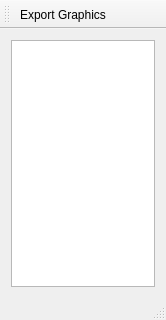
<?xml version="1.0" encoding="UTF-8"?>
<ui version="4.0">
 <class>VibesWindow</class>
 <widget class="QMainWindow" name="VibesWindow">
  <property name="geometry">
   <rect>
    <x>0</x>
    <y>0</y>
    <width>166</width>
    <height>320</height>
   </rect>
  </property>
  <property name="windowTitle">
   <string>VIBes</string>
  </property>
  <widget class="QWidget" name="centralWidget">
   <layout class="QVBoxLayout" name="verticalLayout">
    <item>
     <widget class="QTreeView" name="treeView">
      <property name="rootIsDecorated">
       <bool>true</bool>
      </property>
     </widget>
    </item>
   </layout>
  </widget>
  <widget class="QMenuBar" name="menuBar">
   <property name="geometry">
    <rect>
     <x>0</x>
     <y>0</y>
     <width>166</width>
     <height>22</height>
    </rect>
   </property>
  </widget>
  <widget class="QToolBar" name="mainToolBar">
   <attribute name="toolBarArea">
    <enum>TopToolBarArea</enum>
   </attribute>
   <attribute name="toolBarBreak">
    <bool>false</bool>
   </attribute>
   <addaction name="actionExportGraphics"/>
  </widget>
  <widget class="QStatusBar" name="statusBar"/>
  <action name="actionExportGraphics">
   <property name="text">
    <string>Export Graphics</string>
   </property>
   <property name="toolTip">
    <string>tr(&quot;Exports the current figure to image file.&quot;)</string>
   </property>
  </action>
 </widget>
 <layoutdefault spacing="6" margin="11"/>
 <resources/>
 <connections>
  <connection>
   <sender>actionExportGraphics</sender>
   <signal>triggered()</signal>
   <receiver>VibesWindow</receiver>
   <slot>exportCurrentFigureGraphics()</slot>
   <hints>
    <hint type="sourcelabel">
     <x>-1</x>
     <y>-1</y>
    </hint>
    <hint type="destinationlabel">
     <x>82</x>
     <y>159</y>
    </hint>
   </hints>
  </connection>
 </connections>
 <slots>
  <slot>exportCurrentFigureGraphics()</slot>
 </slots>
</ui>
